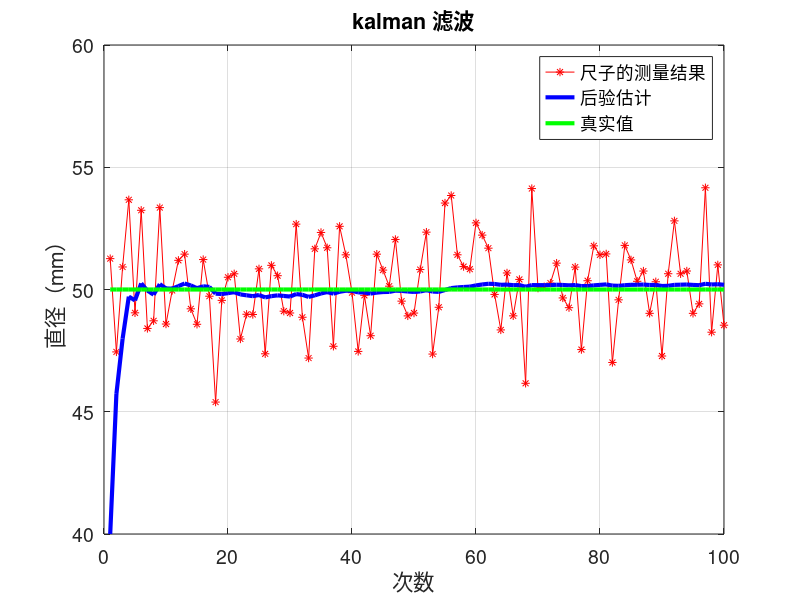
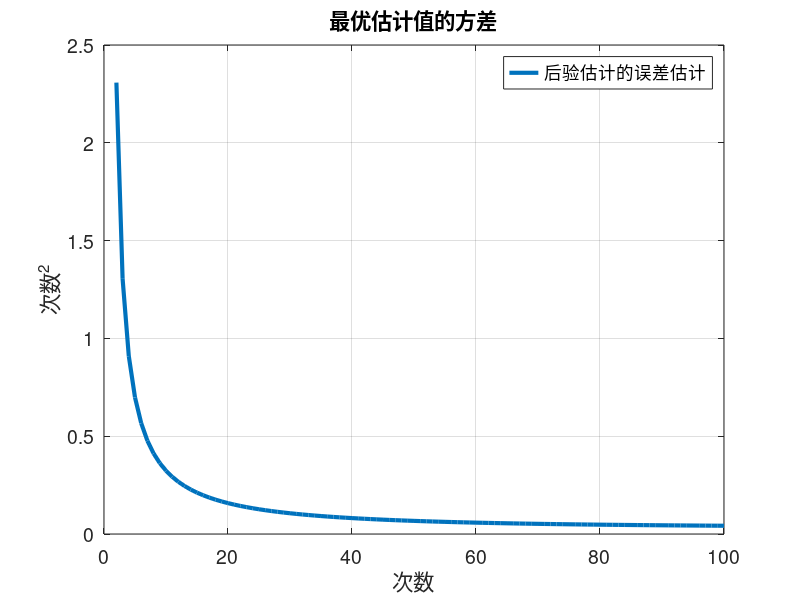

MATLAB code to generate these figures, in order:
% Kalman filter example 
%% 系统描述：
% 1.硬币直径真实值为50mm；
% 2.开始时，硬币直径的估计为40mm，估计误差为5mm；
% 3.尺子的测量误差为3mm；
%% 变量初始化
close all;

% intial parameters
% 计算连续n_iter次数
n_iter = 100;
% size of array. n_iter行，1列
sz = [n_iter, 1];
% 硬币直径的真实值
x = 50;
% 过程方差，反应连续两个次直径方差。更改查看效果
Q = 4e-4;
% 测量方差，反应尺子的测量精度。更改查看效果
R = 3;
% z是尺子的测量结果，在真实值的基础上加上了方差为3的高斯噪声。
z = x + sqrt(R)*randn(sz);
%% 对数组进行初始化
% 对直径的后验估计。即在k次，结合尺子当前测量值与k-1次先验估计，得到的最终估计值
xhat = zeros(sz); 
% 后验估计的方差
P = zeros(sz); 
% 直径的先验估计。即在k-1次，对k时刻直径做出的估计
xhatminus = zeros(sz);
% 先验估计的方差
Pminus = zeros(sz);
% 卡尔曼增益，反应了尺子测量结果与过程模型（即当前时刻与下一次直径相同这一模型）的可信程度
K = zeros(sz); 
% intial guesses
xhat(1) = 40; %直径初始估计值为40mm
P(1) =10; % 误差方差为10
%% kalman 方程
for k = 2:n_iter
    % 时间更新（预测） 
    % 用上一次的最优估计值来作为对本次的直径的预测
    xhatminus(k) = xhat(k-1);
    % 预测的方差为上一次直径最优估计值的方差与过程方差之和
    Pminus(k) = P(k-1)+Q;
    
    % 测量更新（校正）
    % 计算卡尔曼增益
    K(k) = Pminus(k)/( Pminus(k)+R );
    % 结合当前时刻尺子的测量值，对上一次的预测进行校正，得到校正后的最优估计。该估计具有最小均方差
    xhat(k) = xhatminus(k)+K(k)*(z(k)-xhatminus(k));
    % 计算最终估计值的方差
    P(k) = (1-K(k))*Pminus(k);
end
%% 作图
FontSize = 14;
LineWidth = 3; % 线宽
figure();
plot(z,'r-*'); %画出尺子的测量值
hold on;
plot(xhat,'b-','LineWidth',LineWidth) %画出最优估计值
hold on;
plot(x*ones(sz),'g-','LineWidth',LineWidth); %画出真实值
grid on;

legend('尺子的测量结果', '后验估计', '真实值');
title('kalman 滤波','fontsize',FontSize);
xl = xlabel('次数');
yl = ylabel('直径（mm）');
set(xl,'fontsize',FontSize);
set(yl,'fontsize',FontSize);
hold off;
set(gca,'FontSize',FontSize);% gca:坐标轴序号

figure();
valid_iter = 2:n_iter; % Pminus not valid at step 1
% 画出最优估计值的方差
plot(valid_iter,P(valid_iter),'LineWidth',LineWidth);
grid on;

legend('后验估计的误差估计');
title('最优估计值的方差','fontsize',FontSize);
xl = xlabel('次数');
yl = ylabel('次数^2');
set(xl,'fontsize',FontSize);
set(yl,'fontsize',FontSize);
set(gca,'FontSize',FontSize);
